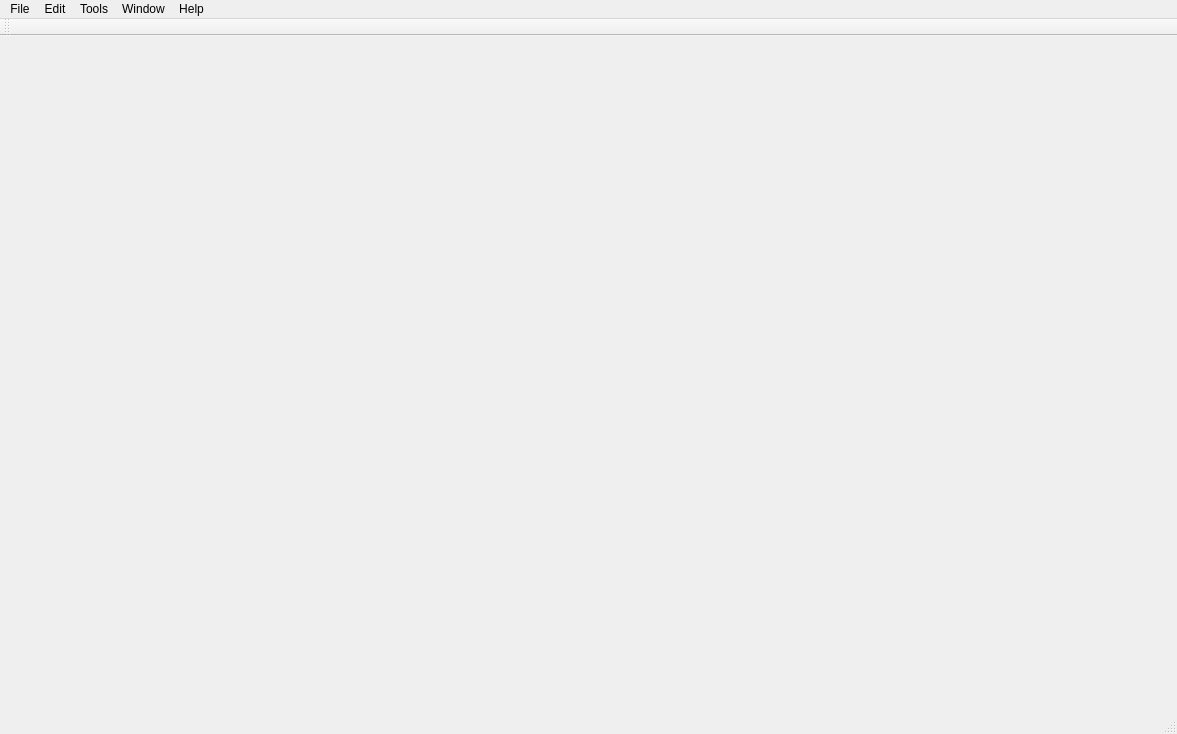
<?xml version="1.0" encoding="UTF-8"?>
<ui version="4.0">
 <class>MainWindow</class>
 <widget class="QMainWindow" name="MainWindow">
  <property name="geometry">
   <rect>
    <x>0</x>
    <y>0</y>
    <width>1177</width>
    <height>734</height>
   </rect>
  </property>
  <property name="windowTitle">
   <string>MainWindow</string>
  </property>
  <widget class="QWidget" name="centralWidget"/>
  <widget class="QMenuBar" name="menuBar">
   <property name="geometry">
    <rect>
     <x>0</x>
     <y>0</y>
     <width>1177</width>
     <height>26</height>
    </rect>
   </property>
   <widget class="QMenu" name="menuWelcome_to_CAT_Setup">
    <property name="title">
     <string>File</string>
    </property>
    <addaction name="actionNew"/>
    <addaction name="actionNew_Window"/>
    <addaction name="actionOpen"/>
    <addaction name="actionSave"/>
    <addaction name="actionSave_As"/>
    <addaction name="separator"/>
    <addaction name="actionLogin"/>
    <addaction name="separator"/>
    <addaction name="actionPrint"/>
    <addaction name="actionExit"/>
   </widget>
   <widget class="QMenu" name="menuEdit">
    <property name="title">
     <string>Edit</string>
    </property>
    <addaction name="actionUndo"/>
    <addaction name="actionRedo"/>
    <addaction name="separator"/>
    <addaction name="actionCut"/>
    <addaction name="actionCopy"/>
    <addaction name="actionPaste"/>
    <addaction name="actionSelect_All"/>
   </widget>
   <widget class="QMenu" name="menuWindow">
    <property name="title">
     <string>Window</string>
    </property>
    <addaction name="actionFull_Screen"/>
    <addaction name="actionMinimize"/>
    <addaction name="actionClose"/>
   </widget>
   <widget class="QMenu" name="menuHelp">
    <property name="title">
     <string>Help</string>
    </property>
    <addaction name="actionDocumentation"/>
    <addaction name="actionOnline_Help"/>
    <addaction name="actionSystem_Info"/>
   </widget>
   <widget class="QMenu" name="menuTools">
    <property name="title">
     <string>Tools</string>
    </property>
   </widget>
   <addaction name="menuWelcome_to_CAT_Setup"/>
   <addaction name="menuEdit"/>
   <addaction name="menuTools"/>
   <addaction name="menuWindow"/>
   <addaction name="menuHelp"/>
  </widget>
  <widget class="QToolBar" name="mainToolBar">
   <attribute name="toolBarArea">
    <enum>TopToolBarArea</enum>
   </attribute>
   <attribute name="toolBarBreak">
    <bool>false</bool>
   </attribute>
  </widget>
  <widget class="QStatusBar" name="statusBar"/>
  <action name="actionNew">
   <property name="text">
    <string>New Machine</string>
   </property>
  </action>
  <action name="actionOpen">
   <property name="text">
    <string>Open</string>
   </property>
  </action>
  <action name="actionSave">
   <property name="text">
    <string>Save</string>
   </property>
  </action>
  <action name="actionSave_As">
   <property name="text">
    <string>Save As</string>
   </property>
  </action>
  <action name="actionPrint">
   <property name="text">
    <string>Print</string>
   </property>
  </action>
  <action name="actionExit">
   <property name="text">
    <string>Exit</string>
   </property>
  </action>
  <action name="actionLogin">
   <property name="text">
    <string>Login</string>
   </property>
  </action>
  <action name="actionNew_Window">
   <property name="text">
    <string>New Window</string>
   </property>
  </action>
  <action name="actionUndo">
   <property name="text">
    <string>Undo</string>
   </property>
  </action>
  <action name="actionRedo">
   <property name="text">
    <string>Redo</string>
   </property>
  </action>
  <action name="actionCut">
   <property name="text">
    <string>Cut</string>
   </property>
  </action>
  <action name="actionCopy">
   <property name="text">
    <string>Copy</string>
   </property>
  </action>
  <action name="actionPaste">
   <property name="text">
    <string>Paste</string>
   </property>
  </action>
  <action name="actionSelect_All">
   <property name="text">
    <string>Select All</string>
   </property>
  </action>
  <action name="actionDocumentation">
   <property name="text">
    <string>Documentation</string>
   </property>
  </action>
  <action name="actionOnline_Help">
   <property name="text">
    <string>Online Help</string>
   </property>
  </action>
  <action name="actionSystem_Info">
   <property name="text">
    <string>System Info</string>
   </property>
  </action>
  <action name="actionFull_Screen">
   <property name="text">
    <string>Full Screen</string>
   </property>
  </action>
  <action name="actionMinimize">
   <property name="text">
    <string>Minimize</string>
   </property>
  </action>
  <action name="actionClose">
   <property name="text">
    <string>Close</string>
   </property>
  </action>
 </widget>
 <layoutdefault spacing="6" margin="11"/>
 <resources/>
 <connections/>
</ui>
